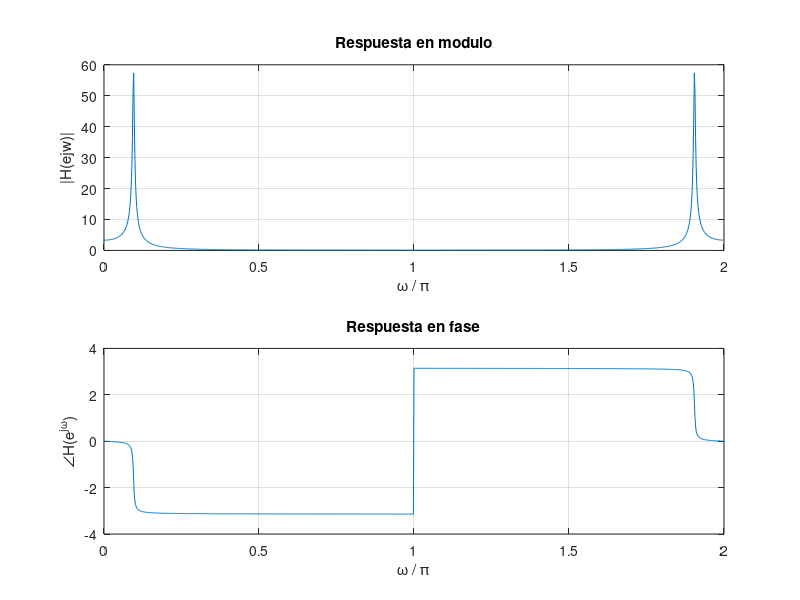
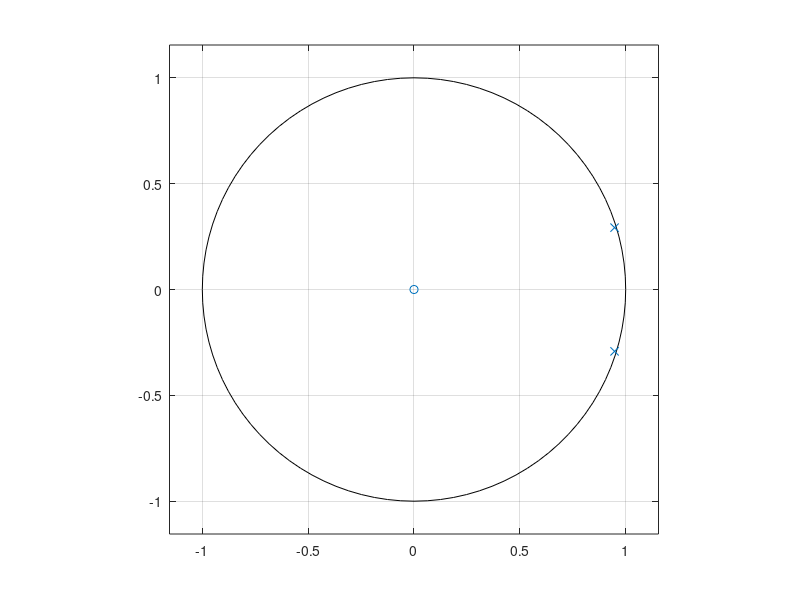
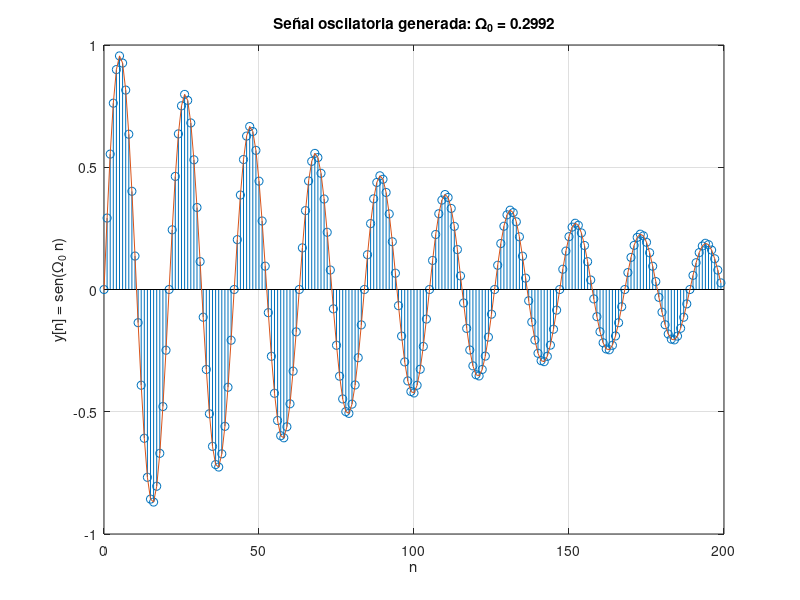

MATLAB code for these plots, in order:
clear 
close all
clc

N = 1024;
fx = 5;
fs = 105;
Ts = 1/fs;
omega = 2*pi*fx/fs;
alfa = 0.9;

B = [0 sin(omega)*exp(-alfa*Ts)];
A = [1 -2*cos(omega)*exp(-alfa*Ts) exp(-alfa*Ts*2)];

[H,w] = freqz(B,A,1024,"whole");

F1 = figure(1);
set(F1,'position',[80 130 900 550],'Menubar','figure',...
        'NumberTitle','off','name',...
        'Oscilador Digial Amortiguado: Respuesta en Modulo y Fase');

subplot(2,1,1)
plot(w/pi,abs(H));
grid on;
title('Respuesta en modulo')
xlabel('\omega / \pi')
ylabel('|H(e{jw})|')
subplot(2,1,2)
plot(w/pi,angle(H));
grid on;
title('Respuesta en fase')
xlabel('\omega / \pi')
ylabel('∠H(e^{j\omega})')

F2 = figure(2);
set(F2,'position',[80 130 900 550],'Menubar','figure',...
        'NumberTitle','off','name',...
        'Oscilador Digial Amortiguado: Diagrama de polos y ceros');

zplane(B,A);
grid on;

F3 = figure(3);
set(F3,'position',[80 130 900 550],'Menubar','figure',...
        'NumberTitle','off','name',...
        'Oscilador Digial Amortiguado: Respuesta al impulso');

n = 0:N-1;
x = [1 zeros(1, N-1)];
y = filter(B, A, x);
stem(n(1:200),y(1:200));
grid on; 
hold on;
plot(n(1:200),y(1:200));
title(['Señal oscilatoria generada: \Omega_0 = ' num2str(omega)])
xlabel('n')
ylabel('y[n] = sen(\Omega_0 n)')
